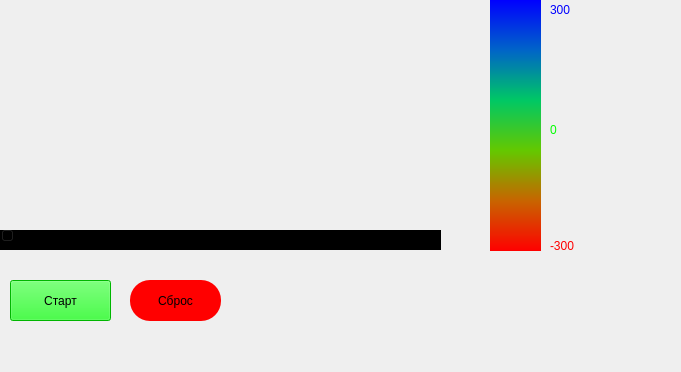
<?xml version="1.0" encoding="UTF-8"?>
<ui version="4.0">
 <class>ColorDiagram</class>
 <widget class="QMainWindow" name="ColorDiagram">
  <property name="geometry">
   <rect>
    <x>0</x>
    <y>0</y>
    <width>681</width>
    <height>372</height>
   </rect>
  </property>
  <property name="sizePolicy">
   <sizepolicy hsizetype="Expanding" vsizetype="Expanding">
    <horstretch>0</horstretch>
    <verstretch>0</verstretch>
   </sizepolicy>
  </property>
  <property name="windowTitle">
   <string>Диаграмма</string>
  </property>
  <widget class="QWidget" name="centralwidget">
   <property name="sizePolicy">
    <sizepolicy hsizetype="Expanding" vsizetype="Expanding">
     <horstretch>0</horstretch>
     <verstretch>0</verstretch>
    </sizepolicy>
   </property>
   <widget class="QWidget" name="gridLayoutWidget">
    <property name="geometry">
     <rect>
      <x>0</x>
      <y>0</y>
      <width>441</width>
      <height>231</height>
     </rect>
    </property>
    <layout class="QGridLayout" name="gridLayout">
     <property name="spacing">
      <number>0</number>
     </property>
    </layout>
   </widget>
   <widget class="QSlider" name="horizontalSlider">
    <property name="geometry">
     <rect>
      <x>0</x>
      <y>230</y>
      <width>441</width>
      <height>20</height>
     </rect>
    </property>
    <property name="sizePolicy">
     <sizepolicy hsizetype="Expanding" vsizetype="Expanding">
      <horstretch>0</horstretch>
      <verstretch>0</verstretch>
     </sizepolicy>
    </property>
    <property name="cursor">
     <cursorShape>ArrowCursor</cursorShape>
    </property>
    <property name="mouseTracking">
     <bool>true</bool>
    </property>
    <property name="focusPolicy">
     <enum>Qt::TabFocus</enum>
    </property>
    <property name="contextMenuPolicy">
     <enum>Qt::DefaultContextMenu</enum>
    </property>
    <property name="autoFillBackground">
     <bool>false</bool>
    </property>
    <property name="styleSheet">
     <string notr="true">background-color: rgb(0, 0, 0); </string>
    </property>
    <property name="maximum">
     <number>100</number>
    </property>
    <property name="orientation">
     <enum>Qt::Horizontal</enum>
    </property>
    <property name="tickPosition">
     <enum>QSlider::TicksBelow</enum>
    </property>
    <property name="tickInterval">
     <number>0</number>
    </property>
   </widget>
   <widget class="QLabel" name="label">
    <property name="geometry">
     <rect>
      <x>240</x>
      <y>290</y>
      <width>301</width>
      <height>31</height>
     </rect>
    </property>
    <property name="styleSheet">
     <string notr="true">color: rgb(0, 0, 200)</string>
    </property>
    <property name="text">
     <string/>
    </property>
   </widget>
   <widget class="QLabel" name="label_2">
    <property name="geometry">
     <rect>
      <x>550</x>
      <y>230</y>
      <width>31</width>
      <height>31</height>
     </rect>
    </property>
    <property name="styleSheet">
     <string notr="true">color: rgb(255, 0, 0)</string>
    </property>
    <property name="text">
     <string>-300</string>
    </property>
   </widget>
   <widget class="QLabel" name="label_4">
    <property name="geometry">
     <rect>
      <x>550</x>
      <y>120</y>
      <width>20</width>
      <height>20</height>
     </rect>
    </property>
    <property name="styleSheet">
     <string notr="true">color: rgb(0, 255, 0)</string>
    </property>
    <property name="text">
     <string>0</string>
    </property>
   </widget>
   <widget class="QLabel" name="label_5">
    <property name="geometry">
     <rect>
      <x>550</x>
      <y>0</y>
      <width>21</width>
      <height>20</height>
     </rect>
    </property>
    <property name="styleSheet">
     <string notr="true">color: rgb(0, 0, 255)</string>
    </property>
    <property name="text">
     <string>300</string>
    </property>
   </widget>
   <widget class="QPushButton" name="playBtn">
    <property name="geometry">
     <rect>
      <x>10</x>
      <y>280</y>
      <width>101</width>
      <height>41</height>
     </rect>
    </property>
    <property name="styleSheet">
     <string notr="true">background-color: rgb(0, 255, 0)</string>
    </property>
    <property name="text">
     <string>Старт</string>
    </property>
   </widget>
   <widget class="QPushButton" name="scalaBtn">
    <property name="geometry">
     <rect>
      <x>490</x>
      <y>0</y>
      <width>51</width>
      <height>251</height>
     </rect>
    </property>
    <property name="styleSheet">
     <string notr="true">    background-color: qlineargradient(x1: 0, y1: 0, x2: 0, y2: 1, stop: 0 rgb(0,0,255),stop: 0.2 rgb(0,100,200), stop: 0.4 rgb(0, 200, 100), stop: 0.6 rgb(100,200, 0), stop: 0.8 rgb(200,100, 0), stop: 1 rgb(255,0,0)); border:0px solid black;
</string>
    </property>
    <property name="text">
     <string/>
    </property>
   </widget>
   <widget class="QPushButton" name="sbrosBtn">
    <property name="geometry">
     <rect>
      <x>130</x>
      <y>280</y>
      <width>91</width>
      <height>41</height>
     </rect>
    </property>
    <property name="styleSheet">
     <string notr="true">    background-color: rgb(255, 0 ,0); border-radius: 20px; border: 2px solid #0,255,0 ;</string>
    </property>
    <property name="text">
     <string>Сброс</string>
    </property>
   </widget>
  </widget>
 </widget>
 <resources/>
 <connections/>
</ui>
